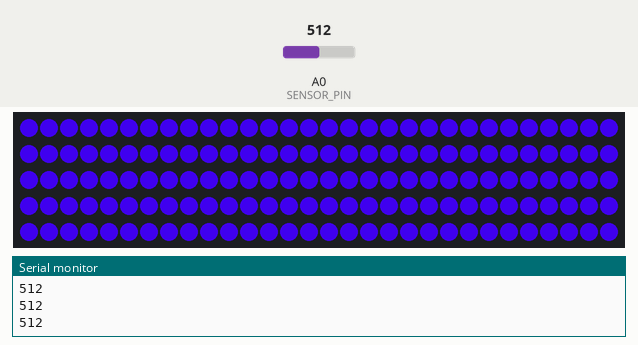
Bench run of a sketch on a simulated Arduino Uno, built with avr-gcc and run on an emulated ATmega328P. Shown: 150 RGB LEDs in strip order, left to right, continuing on the next row, the last lines printed to the serial monitor. The inputs (shaded band) are chosen by the test bench; at power-on: A0 (SENSOR_PIN) = 512. Dim RGB values are drawn brighter than linear.

Above: at 2.2 s.
2.3 s: A0 (SENSOR_PIN) set to 440
At 3.5 s:
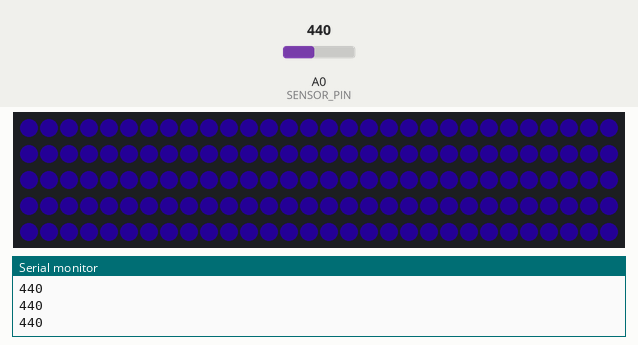
3.8 s: A0 (SENSOR_PIN) set to 380
Timing chart, 0 to 6.8 s (numbered marks = the images above; inputs shaded):
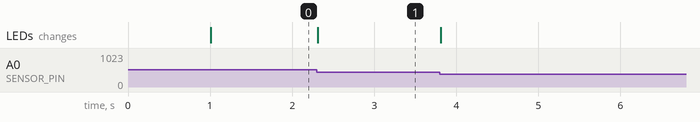

The sketch:

visualizer.ino
```cpp
#include "FastLED.h"
#define NUM_LEDS 150
#define LED_PIN 5
#define SENSOR_PIN 0
#define LED_TYPE NEOPIXEL


// This initializes our led array
CRGBArray<NUM_LEDS> leds;

void setup() {
  // put your setup code here, to run once:
  delay( 1000 );
  Serial.begin(9600);
  pinMode(SENSOR_PIN, INPUT);
  FastLED.addLeds<LED_TYPE, LED_PIN>(leds, NUM_LEDS);
}

void loop() {
  // put your main code here, to run repeatedly:
  int16_t reading = analogRead(SENSOR_PIN);
  //float voltage = reading * (5.0 / 1023);       Converts the sound sensor reading into the actual voltage read by the arduino (not necessary)
  const float threshold = 300;

/* Below is for turning the leds turn on and off depending on if the music surpassed a certain audio threshold */

//  if(reading > threshold) {
//    leds(0, NUM_LEDS) = CRGB::Red;
//    FastLED.delay(1);
//  }
//  else {
//    leds(0, NUM_LEDS) = CRGB::Black;
//    int read_to_bright = map(reading, 300, 400, 0, 255);
//    leds(0, NUM_LEDS) = CHSV(160, 255, read_to_bright);
//    FastLED.delay(1);
//  }

/* Below is for making the leds change brightness according to the beat */

  if(reading > 300 && reading < 390) {
    leds(0, NUM_LEDS) = CHSV(180, 255, 10);
    FastLED.delay(1);
  } else if (reading > 390 && reading < 450) {
    leds(0, NUM_LEDS) = CHSV(180, 255, 80);
    FastLED.delay(1);
  } else if (reading > 450) {
    leds(0, NUM_LEDS) = CHSV(180, 255, 255);
    FastLED.delay(1);
  }

//  int read_to_bright = map(reading, 300, 400, 0, 255);
//  leds(0, NUM_LEDS) = CHSV(160, 255, read_to_bright);
//  FastLED.delay(1);


/* Below is for making leds strips move up and down according to the beat, changing colours constantly*/

//  int lights_on = map(reading, 300, 450, 0, 150);
//
//  for(int hue = 0; hue < 255; hue++) {
//    leds(0, lights_on) = CHSV(hue, 255, 255);
//    FastLED.delay(1);
//    leds(lights_on, 150) = CRGB::Black;
//    FastLED.delay(1);
//  }

/* This prints out the voltage reading from the sound sensor */

  Serial.println(reading);
}
```

Measured:
- after the input at 2.3 s, the LEDs: change at once (image 1)
